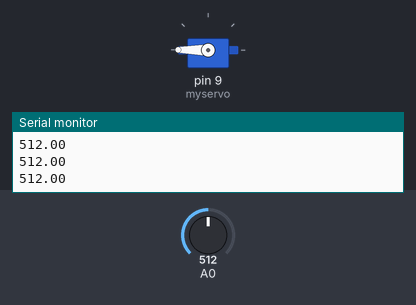
Bench run of a sketch on a simulated Arduino Uno, built with avr-gcc and run on an emulated ATmega328P. Parts: servo, the last lines printed to the serial monitor. The test bench sets the inputs (shaded band); at power-on: A0 = 512.

Above: at 1.2 s.
1.3 s: A0 set to 170
At 1.9 s:
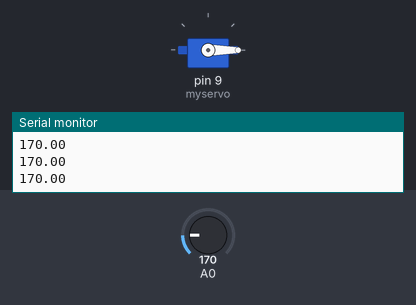
2.8 s: A0 set to 306
At 3.8 s:
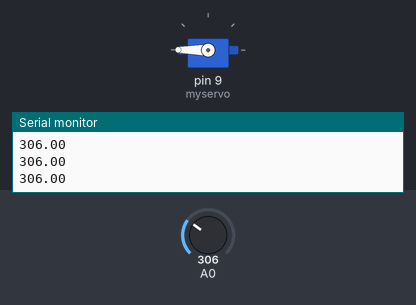
4.3 s: A0 set to 122
At 4.9 s:
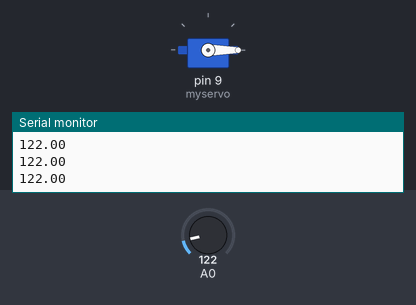
5.8 s: A0 set to 716
At 6.7 s:
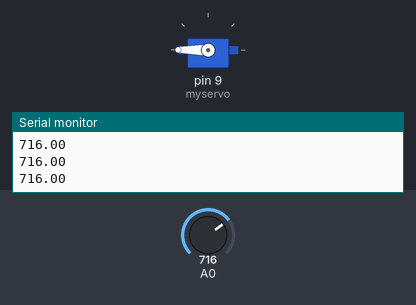
Timing chart, 0 to 8.3 s (numbered marks = the images above; inputs shaded):
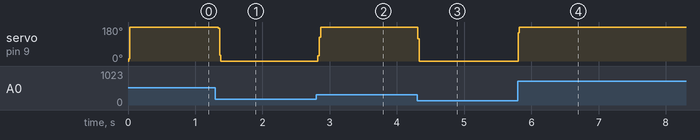

The sketch:

LightSensor_Example.ino
```cpp
#include <Servo.h>
Servo myservo;  // create servo object to control a servo
void setup() {
  // put your setup code here, to run once:
  Serial.begin(115200);
  analogReference(INTERNAL);
  myservo.attach(9);  // attaches the servo on pin 9 to the servo object
}
float valPast = 0;
void loop() {
  // put your main code here, to run repeatedly:
  float valOfLightSensor = analogRead(A0);
  valOfLightSensor = valOfLightSensor + analogRead(A0);
  valOfLightSensor += analogRead(A0);
  valOfLightSensor += analogRead(A0);
  valOfLightSensor = valOfLightSensor / 4;

  valPast = (valOfLightSensor + valPast * 3) / 4;

  int servoPos = map(valPast, 220, 280, 0, 180);

  if(servoPos < 0) servoPos = 0;
  if(servoPos > 180) servoPos = 180;

  Serial.println(valPast);
  myservo.write(servoPos);
  delay(10);
}
```

Measured:
- after the input at 1.3 s, servo on pin 9 (myservo): 180° → 0° at once
- after the input at 2.8 s, servo on pin 9 (myservo): 0° → 180° at once
- after the input at 4.3 s, servo on pin 9 (myservo): 180° → 0° at once
- after the input at 5.8 s, servo on pin 9 (myservo): 0° → 180° at once
